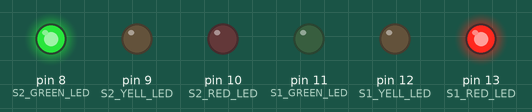
This sketch was run on a simulated Arduino Uno, built with avr-gcc and run on an emulated ATmega328P. Shown: output pins drawn as LEDs (lit = HIGH).

Above: at 2.5 s.
At 5.5 s:
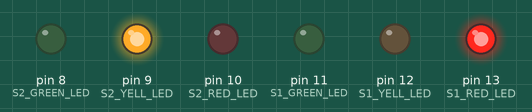
At 8.5 s:
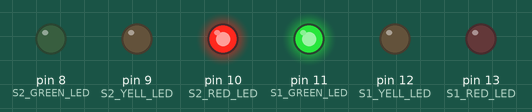
At 11.5 s:
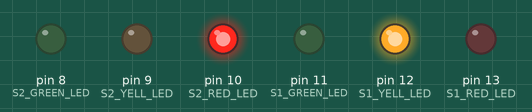
Timing chart, 0 to 15.6 s (numbered marks = the images above):
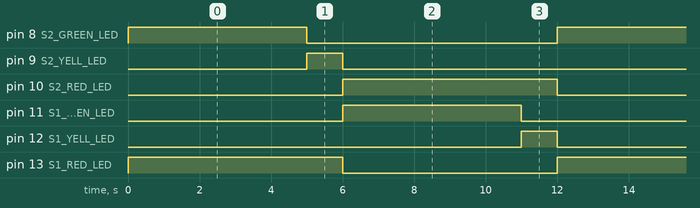

Measured:
- by itself, pin 8 (S2_GREEN_LED), pin 11 (S1_GREEN_LED): alternates HIGH for 5.0 s and LOW for 7.0 s
- by itself, pin 9 (S2_YELL_LED), pin 12 (S1_YELL_LED): alternates HIGH for 1.0 s and LOW for 11.0 s
- by itself, pin 10 (S2_RED_LED), pin 13 (S1_RED_LED): alternates HIGH for 6.0 s and LOW for 6.0 s

The sketch:

ejercicio3.ino
```cpp
#define S1_RED_LED 13
#define S1_YELL_LED 12
#define S1_GREEN_LED 11

#define S2_RED_LED 10
#define S2_YELL_LED 9
#define S2_GREEN_LED 8

int buttonState;

void setup() {
  pinMode (S1_RED_LED, OUTPUT); //(pin, salida)
  pinMode (S1_YELL_LED, OUTPUT); //(pin, salida)
  pinMode (S1_GREEN_LED, OUTPUT); //(pin, salida)

  pinMode (S2_RED_LED, OUTPUT); //(pin, salida)
  pinMode (S2_YELL_LED, OUTPUT); //(pin, salida)
  pinMode (S2_GREEN_LED, OUTPUT); //(pin, salida)
}

void loop() {
  digitalWrite(S1_RED_LED, HIGH);
  digitalWrite(S1_YELL_LED, LOW);
  digitalWrite(S1_GREEN_LED, LOW);

  digitalWrite(S2_RED_LED, LOW);
  digitalWrite(S2_YELL_LED, LOW);
  digitalWrite(S2_GREEN_LED, HIGH);
  delay(5000);

  digitalWrite(S2_RED_LED, LOW);
  digitalWrite(S2_YELL_LED, HIGH);
  digitalWrite(S2_GREEN_LED, LOW);
  delay(1000);

  digitalWrite(S2_RED_LED, HIGH);
  digitalWrite(S2_YELL_LED, LOW);
  digitalWrite(S2_GREEN_LED, LOW);

  digitalWrite(S1_RED_LED, LOW);
  digitalWrite(S1_YELL_LED, LOW);
  digitalWrite(S1_GREEN_LED, HIGH);
  delay(5000);

  digitalWrite(S1_RED_LED, LOW);
  digitalWrite(S1_YELL_LED, HIGH);
  digitalWrite(S1_GREEN_LED, LOW);
  delay(1000);
}
```
